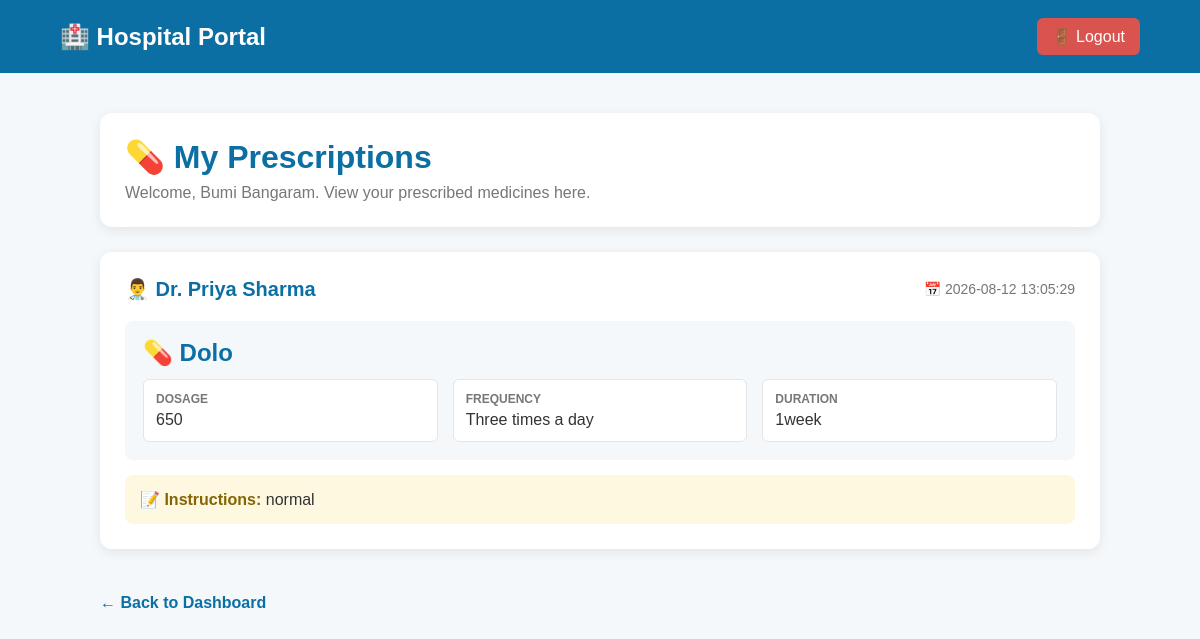
Page /prescriptions (signed in) on the committed database.
### tables this page shows
CREATE TABLE prescriptions (
            id INTEGER PRIMARY KEY AUTOINCREMENT,

            patient_id INTEGER NOT NULL,

            doctor_id INTEGER,

            doctor_name TEXT NOT NULL,

            medicine_name TEXT NOT NULL,

            dosage TEXT NOT NULL,

            frequency TEXT NOT NULL,

            duration TEXT NOT NULL,

            instructions TEXT,

            created_at TEXT DEFAULT CURRENT_TIMESTAMP,

            FOREIGN KEY (patient_id)
            REFERENCES patients(id)
        );

### app.py (the view)
@app.route("/prescriptions")
def prescriptions():
    if "patient_id" not in session:
        return redirect(url_for("login"))
    connection = get_database()
    prescriptions = connection.execute(
        """
        SELECT *
        FROM prescriptions
        WHERE patient_id = ?
        ORDER BY created_at DESC
        """,
        (session["patient_id"],)
    ).fetchall()
    connection.close()
    return render_template(
        "prescriptions.html",
        prescriptions=prescriptions,
        patient_name=session["patient_name"]
    )

### app.py (called while the page is built)
def get_database():
    connection = sqlite3.connect("hospital.db")
    connection.row_factory = sqlite3.Row
    return connection

### templates/prescriptions.html (shortened to what this page needs)
<!DOCTYPE html>
<html lang="en">
<head>
</head>
<body>
    <nav>
        <div class="logo">
            🏥 Hospital Portal
        </div>
        <a
            href="{{ url_for('logout') }}"
            class="logout"
        >
            🚪 Logout
        </a>
    </nav>
    <div class="container">
        <div class="header">
            <h1>
                💊 My Prescriptions
            </h1>
            <p>
                Welcome, {{ patient_name }}.
                View your prescribed medicines here.
            </p>
        </div>
        {% if prescriptions %}
            {% for prescription in prescriptions %}
                <div class="prescription-card">
                    <div class="prescription-top">
                        <div class="doctor">
                            👨‍⚕️ {{ prescription["doctor_name"] }}
                        </div>
                        <div class="date">
                            📅 {{ prescription["created_at"] }}
                        </div>
                    </div>
                    <div class="medicine">
                        <h2>
                            💊 {{ prescription["medicine_name"] }}
                        </h2>
                        <div class="details">
                            <div class="detail">
                                <strong>
                                    DOSAGE
                                </strong>
                                {{ prescription["dosage"] }}
                            </div>
                            <div class="detail">
                                <strong>
                                    FREQUENCY
                                </strong>
                                {{ prescription["frequency"] }}
                            </div>
                            <div class="detail">
                                <strong>
                                    DURATION
                                </strong>
                                {{ prescription["duration"] }}
                            </div>
                        </div>
                    </div>
                    <div class="instructions">
                        <strong>
                            📝 Instructions:
                        </strong>
                        {{ prescription["instructions"] or "No special instructions." }}
                    </div>
                </div>
            {% endfor %}
        {% endif %}
        <a
            href="{{ url_for('patient_dashboard') }}"
            class="back"
        >
            ← Back to Dashboard
        </a>
    </div>
</body>
</html>

### templates/prescriptions.html (style rules this page uses)
* { margin: 0; padding: 0; box-sizing: border-box; font-family: Arial, sans-serif; }
body { background: #f4f8fb; color: #333; }
nav { background: #0b6fa4; padding: 18px 60px; display: flex; justify-content: space-between; align-items: center; }
.logo { color: white; font-size: 24px; font-weight: bold; }
.logout { color: white; text-decoration: none; background: #d9534f; padding: 9px 15px; border-radius: 6px; }
.container { width: 1000px; max-width: 94%; margin: 40px auto; }
.header { background: white; padding: 25px; border-radius: 12px; margin-bottom: 25px; box-shadow: 0 3px 12px rgba(0, 0, 0, 0.08); }
.header h1 { color: #0b6fa4; margin-bottom: 8px; }
.header p { color: #777; }
.prescription-card { background: white; padding: 25px; border-radius: 12px; margin-bottom: 20px; box-shadow: 0 3px 12px rgba(0, 0, 0, 0.08); }
.prescription-top { display: flex; justify-content: space-between; align-items: center; margin-bottom: 20px; }
.doctor { color: #0b6fa4; font-size: 20px; font-weight: bold; }
.date { color: #777; font-size: 14px; }
.medicine { background: #f4f8fb; padding: 18px; border-radius: 8px; margin-bottom: 15px; }
.medicine h2 { color: #0b6fa4; margin-bottom: 12px; }
.details { display: grid; grid-template-columns: repeat(3, 1fr); gap: 15px; }
.detail { background: white; padding: 12px; border-radius: 6px; border: 1px solid #e5e5e5; }
.detail strong { display: block; color: #777; font-size: 12px; margin-bottom: 5px; }
.instructions { background: #fff8e1; padding: 15px; border-radius: 8px; }
.instructions strong { color: #856404; }
.back { display: inline-block; margin-top: 25px; color: #0b6fa4; text-decoration: none; font-weight: bold; }

### rows in the picture
prescriptions: doctor_name "Dr. Priya Sharma", created_at "2026-08-12 13:05:29", medicine_name "Dolo", dosage "650", frequency "Three times a day", duration "1week", instructions "normal"

### other values in the picture
{{ patient_name }} "Bumi Bangaram"
